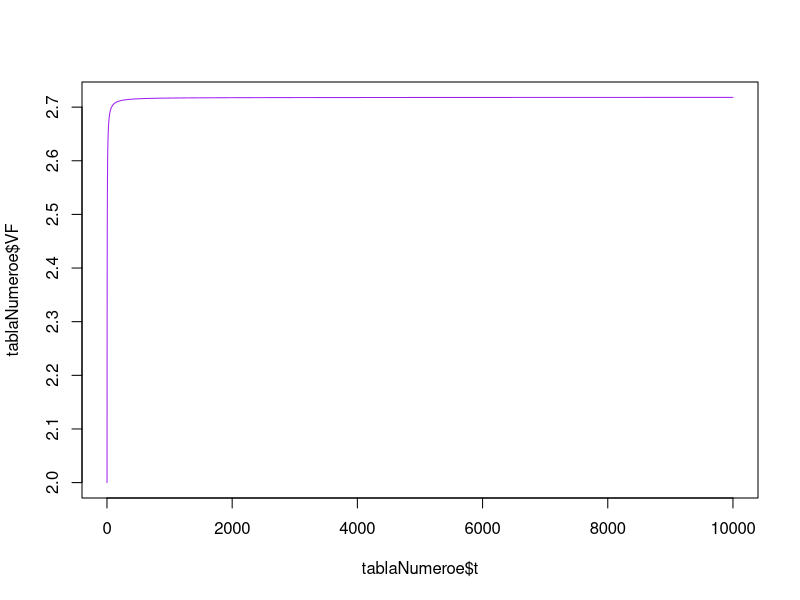

Write the R code that produced this figure.
#este es nuestro primer scrip de r en clase:
#creamos un objeto numerico llamado a:
a=5
#creamos un ojeto numerico llamado A:
A=5
#creamos un objeto numerico llamado a.2 :t2=seq(from=1,to=10,by=0.02)

a.2=5
#creamos un vectore de numeros:
vector1=c(1,2,pi,10)
#creamos un vector con una secuencia de numeros del 1 al 100,000:
t=1:100000
#creamos una secuecia de numeros pero ahora se incrementan en 0.02 unidades:
t2=seq(from=1,to=10,by=0.02)
#creamos un objeto con una sola cadena de texto:
objetoTexto1="UMSNH"
#creamos un vector con cadenas de texto
vectorTexto=c("FCCA","UMSNH","2024")

#creamos un objeto tipo date.frame con los calculos del numero e:
#primero creamos los objetos que seran insumos para el calculo de VF:

VA=1
i=1
nTotal=10000
t=1:nTotal
tablaNumeroe=data.frame(
                        t=t,
                        VF=VA*((1+(i/t))^t)
                       )
#creamos un objeto tipo lista con la tabla del numero e y algunos otros objetos:
objetoLista1=list(
                  tablaE=tablaNumeroe,
                  valorActual=VA,
                  tasInteres=i,
                  periodosSimulados=nTotal
                  )
#Ahora grafico los valores de la tabla del numero e:
plot(x=tablaNumeroe$t,y=tablaNumeroe$VF,type="l",col="purple")

